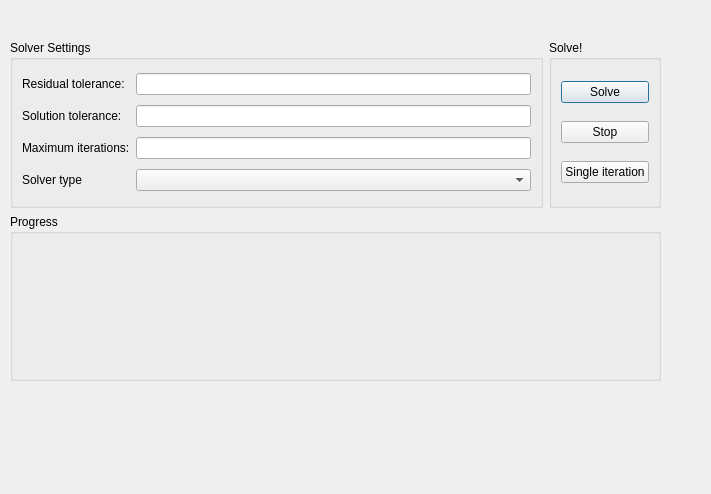
<?xml version="1.0" encoding="UTF-8"?>
<ui version="4.0">
 <class>Dialog</class>
 <widget class="QDialog" name="Dialog">
  <property name="geometry">
   <rect>
    <x>0</x>
    <y>0</y>
    <width>711</width>
    <height>494</height>
   </rect>
  </property>
  <property name="windowTitle">
   <string>Dialog</string>
  </property>
  <widget class="QWidget" name="">
   <property name="geometry">
    <rect>
     <x>10</x>
     <y>40</y>
     <width>651</width>
     <height>341</height>
    </rect>
   </property>
   <layout class="QVBoxLayout" name="verticalLayout_3">
    <item>
     <layout class="QHBoxLayout" name="horizontalLayout">
      <item>
       <widget class="QGroupBox" name="solversettings">
        <property name="title">
         <string>Solver Settings</string>
        </property>
        <layout class="QGridLayout" name="gridLayout_4">
         <item row="3" column="0">
          <widget class="QLabel" name="label_14">
           <property name="text">
            <string>Maximum iterations:</string>
           </property>
          </widget>
         </item>
         <item row="4" column="0">
          <widget class="QLabel" name="label_13">
           <property name="text">
            <string>Solver type</string>
           </property>
          </widget>
         </item>
         <item row="4" column="1">
          <widget class="QComboBox" name="solvertype"/>
         </item>
         <item row="2" column="1">
          <widget class="QLineEdit" name="reltol">
           <property name="alignment">
            <set>Qt::AlignRight|Qt::AlignTrailing|Qt::AlignVCenter</set>
           </property>
          </widget>
         </item>
         <item row="2" column="0">
          <widget class="QLabel" name="label_12">
           <property name="text">
            <string>Solution tolerance:</string>
           </property>
          </widget>
         </item>
         <item row="1" column="0">
          <widget class="QLabel" name="label_8">
           <property name="text">
            <string>Residual tolerance:</string>
           </property>
          </widget>
         </item>
         <item row="1" column="1">
          <widget class="QLineEdit" name="funtol">
           <property name="alignment">
            <set>Qt::AlignRight|Qt::AlignTrailing|Qt::AlignVCenter</set>
           </property>
          </widget>
         </item>
         <item row="3" column="1">
          <widget class="QLineEdit" name="maxiter">
           <property name="alignment">
            <set>Qt::AlignRight|Qt::AlignTrailing|Qt::AlignVCenter</set>
           </property>
          </widget>
         </item>
        </layout>
       </widget>
      </item>
      <item>
       <widget class="QGroupBox" name="groupBox">
        <property name="title">
         <string>Solve!</string>
        </property>
        <layout class="QVBoxLayout" name="verticalLayout">
         <item>
          <widget class="QPushButton" name="pushButton">
           <property name="text">
            <string>Solve</string>
           </property>
          </widget>
         </item>
         <item>
          <widget class="QPushButton" name="pushButton_2">
           <property name="text">
            <string>Stop</string>
           </property>
          </widget>
         </item>
         <item>
          <widget class="QPushButton" name="pushButton_3">
           <property name="text">
            <string>Single iteration</string>
           </property>
          </widget>
         </item>
        </layout>
       </widget>
      </item>
     </layout>
    </item>
    <item>
     <widget class="QGroupBox" name="groupBox_2">
      <property name="title">
       <string>Progress</string>
      </property>
      <layout class="QVBoxLayout" name="verticalLayout_2">
       <item>
        <widget class="QWidget" name="rel_error" native="true"/>
       </item>
       <item>
        <widget class="QWidget" name="fun_error" native="true"/>
       </item>
      </layout>
     </widget>
    </item>
   </layout>
  </widget>
  <zorder>solversettings</zorder>
  <zorder>groupBox</zorder>
  <zorder>groupBox_2</zorder>
  <zorder>solversettings</zorder>
 </widget>
 <resources/>
 <connections/>
</ui>
